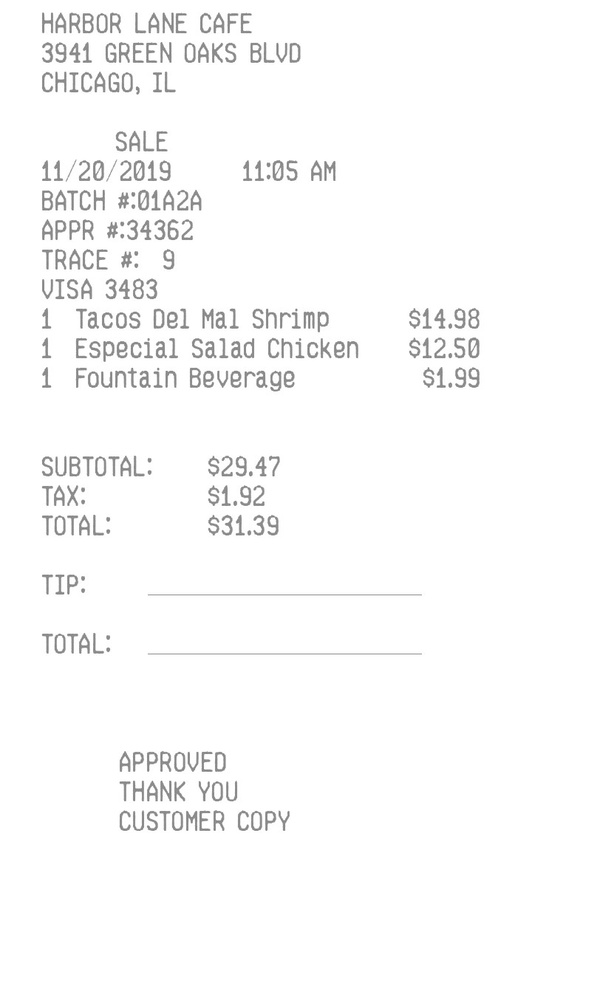
#> input picture receipt.jpg, 600 x 1000 px, shrunk from 812 x 1354 before the run
$ python cropping_pipeline.py receipt.jpg
#> lines starting #> are read from the running program, lines starting #| are printed output that depends on the picture; after the words box and inside, x2 and y2 are one past the last pixel; in counts of white or black regions, pixels touching at a corner belong together
#> further down, img is the input picture: shape (1000, 600, 3); min 113, max 255, mean 250.3
"""
cropping_pipeline.py - Module for detecting and cropping relevant sections from receipt and document images.

This module provides functions to:

- Detect region of interest in images
- Remove unnecessary margins and backgrounds
- Extract content areas based on different cropping strategies
- Provide a pipeline for automatic content extraction
"""

import cv2
import numpy as np
import math
import os
import glob
from typing import List, Tuple, Optional, Dict, Union
import logging

# Configure logging
logging.basicConfig(level=logging.INFO, format='%(asctime)s - %(name)s - %(levelname)s - %(message)s')
logger = logging.getLogger('cropping_pipeline')

# Type definitions
BoundingBox = Tuple[int, int, int, int]  # (x, y, width, height)
Point = Tuple[int, int]
Contour = np.ndarray

class CroppingPipeline:
    """
    Pipeline for detecting and cropping relevant content from images.
    """

    def __init__(self, min_content_area_ratio: float = 0.01, padding: int = 10):
        """
        Initialize the cropping pipeline.

        Args:
            min_content_area_ratio: Minimum ratio of contour area to image area to be considered content
            padding: Number of pixels to add around detected content when cropping
        """
        self.min_content_area_ratio = min_content_area_ratio
        self.padding = padding

    def crop_to_content(self, image: np.ndarray, method: str = 'auto', deskew: bool = True) -> np.ndarray:
        """
        Detect and crop to relevant content in the image.

        Args:
            image: Input image (BGR format)
            method: Cropping method ('auto', 'contour', 'edge', 'text_block')
            deskew: Whether to deskew the image before cropping

        Returns:
            Cropped image
        """
#> called with method = 'auto', deskew = True
        img = image.copy()
        h, w = img.shape[:2]
#> h = 1000; w = 600
        img_area = h * w
#> img_area = 600000

        if deskew:
            img = self.deskew_image(img)

        gray = cv2.cvtColor(img, cv2.COLOR_BGR2GRAY) if len(img.shape) == 3 else img.copy()

        if method == 'auto':
            method = 'contour' if h > 1.5 * w else 'edge'

        if method == 'contour':
            bbox = self._crop_by_contour(gray, img_area)
        elif method == 'edge':
            bbox = self._crop_by_edge_detection(gray)
        elif method == 'text_block':
            bbox = self._crop_to_text_blocks(gray, img_area)
        else:
            raise ValueError(f"Unknown cropping method: {method}")

        if bbox is None:
            logger.warning("No content area detected, returning original image.")
            return img

        x, y, width, height = bbox
        x_start, y_start = max(0, x - self.padding), max(0, y - self.padding)
        x_end, y_end = min(w, x + width + self.padding), min(h, y + height + self.padding)

        return img[y_start:y_end, x_start:x_end]

    def _crop_by_contour(self, gray_img: np.ndarray, img_area: int) -> Optional[BoundingBox]:
        """
        Detect content area using contour detection.

        Args:
            gray_img: Grayscale input image
            img_area: Total area of the image

        Returns:
            Bounding box of detected content area or None if no content detected
        """
        _, binary = cv2.threshold(gray_img, 0, 255, cv2.THRESH_BINARY_INV + cv2.THRESH_OTSU)
        kernel = cv2.getStructuringElement(cv2.MORPH_RECT, (5, 5))
        binary = cv2.morphologyEx(binary, cv2.MORPH_CLOSE, kernel)
        contours, _ = cv2.findContours(binary, cv2.RETR_EXTERNAL, cv2.CHAIN_APPROX_SIMPLE)

        if not contours:
            return None

        filtered_contours = [cnt for cnt in contours if cv2.contourArea(cnt) > img_area * self.min_content_area_ratio]
        if not filtered_contours:
            return None

        all_points = np.concatenate(filtered_contours)
        return cv2.boundingRect(all_points)

    def _crop_by_edge_detection(self, gray_img: np.ndarray) -> Optional[BoundingBox]:
        """
        Detect content area using edge detection.

        Args:
            gray_img: Grayscale input image

        Returns:
            Bounding box of detected content area or None if no content detected
        """
        blurred = cv2.GaussianBlur(gray_img, (5, 5), 0)
        edges = cv2.Canny(blurred, 50, 150, apertureSize=3)
        kernel = cv2.getStructuringElement(cv2.MORPH_RECT, (3, 3))
        dilated = cv2.dilate(edges, kernel, iterations=2)
        contours, _ = cv2.findContours(dilated, cv2.RETR_EXTERNAL, cv2.CHAIN_APPROX_SIMPLE)

        if not contours:
            return None

        all_points = np.concatenate(contours)
        return cv2.boundingRect(all_points)

    def deskew_image(self, image: np.ndarray) -> np.ndarray:
        """
        Deskew an image to straighten text.

        Args:
            image: Input image

        Returns:
            Deskewed image
        """
        gray = cv2.cvtColor(image, cv2.COLOR_BGR2GRAY) if len(image.shape) == 3 else image.copy()
        _, binary = cv2.threshold(gray, 0, 255, cv2.THRESH_BINARY_INV + cv2.THRESH_OTSU)
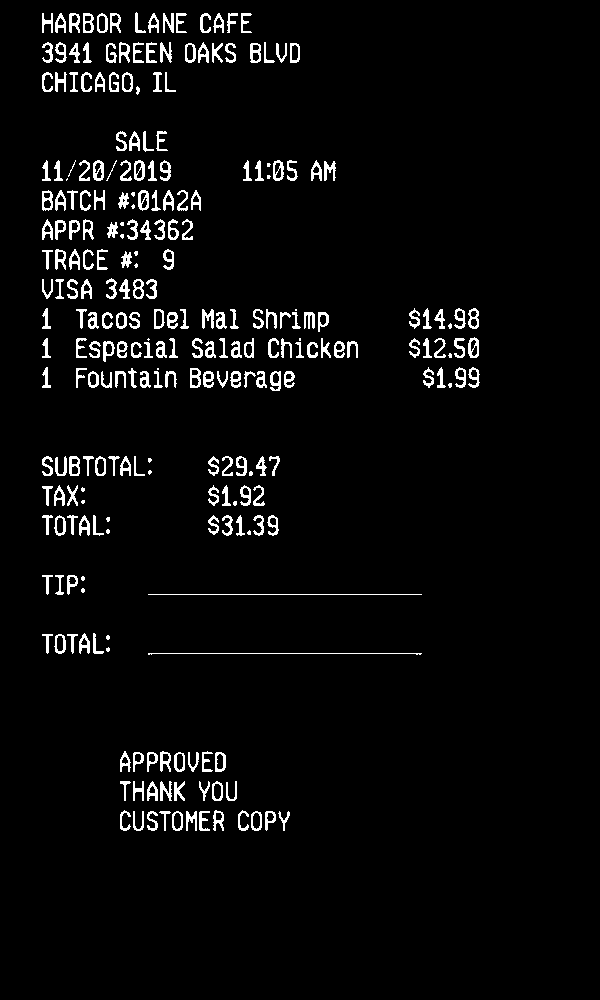
#> binary: shape (1000, 600); 4.1% white in thin lines or dots, all inside (x1, y1, x2, y2) = (42, 12, 480, 831)
        lines = cv2.HoughLinesP(binary, 1, np.pi / 180, 100, minLineLength=100, maxLineGap=10)
#> lines = [[148, 653, 421, 653], [148, 594, 421, 594], [190, 385, 293, 385], [190, 372, 292, 372], [190, 373, 293, 373], [190, 375, 293, 379], [191, 384, 293, 384]]

        if lines is None or len(lines) < 5:
            return image

        angles = [math.atan2(y2 - y1, x2 - x1) * 180 / np.pi for x1, y1, x2, y2 in lines[:, 0] if x2 - x1 != 0]
#> angles = [0, 0, 0, 0, 0, 2.22, 0]
        angles = [angle for angle in angles if abs(angle) < 45]
        if not angles:
            return image

        median_angle = np.median(angles)
#> median_angle = 0
        h, w = image.shape[:2]
#> h = 1000; w = 600
        center = (w // 2, h // 2)
#> center = (300, 500)
        M = cv2.getRotationMatrix2D(center, median_angle, 1.0)
#> M = [[1, 0, 0], [0, 1, 0]]
        return cv2.warpAffine(image, M, (w, h), flags=cv2.INTER_CUBIC, borderMode=cv2.BORDER_REPLICATE)

    def detect(self, image: np.ndarray) -> Optional[Tuple[int, int, int, int]]:
        """
        Wrapper for compatibility. Returns bounding box only.
        """
        cropped = self.crop_to_content(image, method='auto', deskew=True)
        if cropped.shape == image.shape:
            return None  # No cropping was applied
        else:
            # Calculate bounding box difference
            h_img, w_img = image.shape[:2]
            h_crop, w_crop = cropped.shape[:2]

            # Find top-left offset by comparing pixels
            y_offset = next((i for i in range(h_img) if not np.array_equal(cropped[0], image[i])), 0)
            x_offset = next((j for j in range(w_img) if not np.array_equal(cropped[:, 0], image[:, j])), 0)

            return (x_offset, y_offset, w_crop, h_crop)


if __name__ == "__main__":
    import argparse
    parser = argparse.ArgumentParser(description="Crop images to content.")
    parser.add_argument("input", help="Input image path")
    parser.add_argument("--output", "-o", help="Output image path")
    parser.add_argument("--method", "-m", choices=["auto", "contour", "edge", "text_block"], default="auto")
    args = parser.parse_args()

    img = cv2.imread(args.input)
    pipeline = CroppingPipeline()
    cropped = pipeline.crop_to_content(img, method=args.method)
#> in _crop_by_contour, `binary = cv2.morphologyEx(binary, cv2.MORPH_CLOSE, kernel)`:
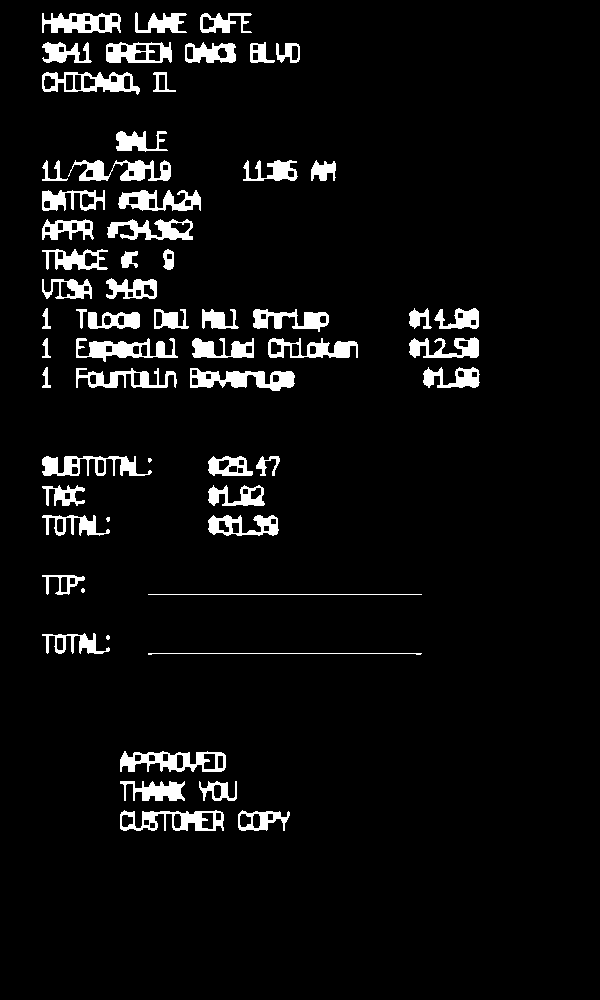
#> binary: shape (1000, 600); 5.7% white; 61 white regions (4 under 20 px)
#> in _crop_by_contour, `contours, _ = cv2.findContours(binary, cv2.RETR_EXTERNAL, cv2.CHAIN_AP..`: contours = 61 contours, 6 with area under 20; largest, box (x1, y1, x2, y2) and area: (120, 751, 226, 772) 1434, (42, 72, 140, 95) 1414, (120, 810, 224, 831) 1360, (190, 368, 295, 391) 1267, (42, 13, 121, 33) 1113
#> in _crop_by_contour, `filtered_contours = [cnt for cnt in contours if cv2.contourArea(cnt) >..`: filtered_contours = []
    if args.output:
        cv2.imwrite(args.output, cropped)
    print(f"Image cropped successfully. Shape: {cropped.shape[:2]}")
#| Image cropped successfully. Shape: (1000, 600)
